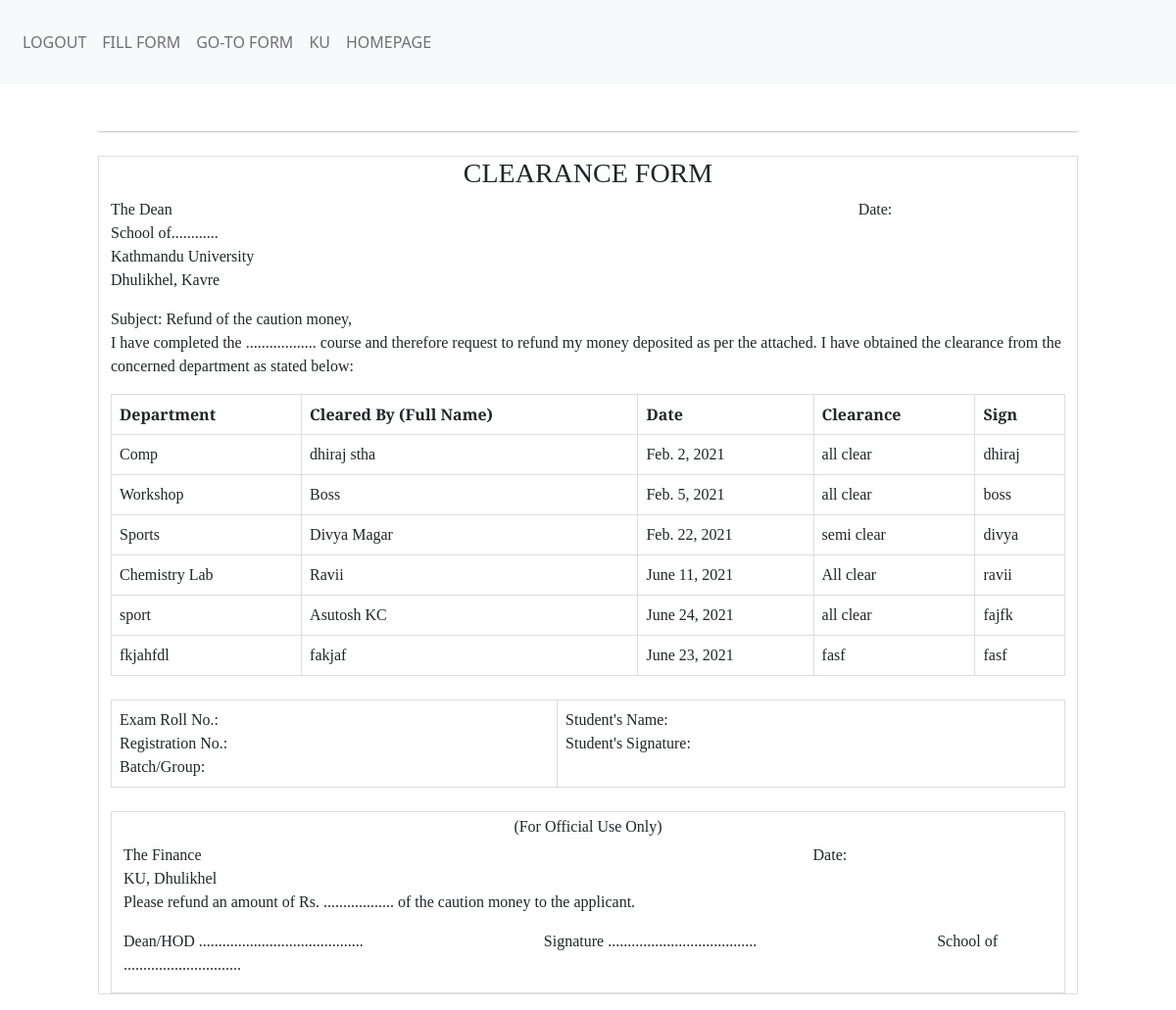
Screenshot of /form/list/ (signed in) with the database file from the repository.
### form/models.py (models this page shows, shortened)
class clearanceModel(models.Model):
    user = models.ForeignKey(User, on_delete=models.CASCADE)
    department = models.CharField(max_length = 200)
    cleared_by = models.CharField(max_length=200)
    date = models.DateField(("Date"), default=datetime.date.today)
    clearance = models.CharField(max_length=200, choices=CLEARANCE_CHOICES, default='All Clear')
    sign = models.CharField(max_length = 200)

### form/views.py (the view)
# urls.py: path('list/', views.listView, name="list"),
@login_required(login_url='login')
def listView(request):
    log_user = request.user
    clearanceModels = clearanceModel.objects.filter(user=log_user)
    context = {
        'clearanceModels': clearanceModels
    }
    return render(request, 'formList.html', context)

### form/templates/formList.html (shortened to what this page needs)
{% extends 'base.html' %}
    {% block content %}
    <div class='container'>
    <h3>CLEARANCE FORM</h3>
        <p>
            The Dean &emsp; &emsp; &emsp; &emsp; &emsp; &emsp; &emsp; &emsp; &emsp; &emsp; &emsp; &emsp; &emsp; &emsp; &emsp; &emsp; &emsp; &emsp; &emsp; &emsp; &emsp; &emsp; &emsp; &emsp; &emsp; &emsp; &emsp; &emsp; &emsp; &emsp;&emsp; &emsp; &emsp; &emsp; &emsp;  Date:<br>
            School of............<br>
            Kathmandu University<br>
            Dhulikhel, Kavre
        </p>
        <p>
            Subject: Refund of the caution money,<br>
            I have completed the .................. course and therefore request to refund my money deposited as per the attached. I have obtained the clearance from the concerned department as stated below:
        </p>
            <table class='table1'>
                <tr>
                    <th>Department</th>
                    <th>Cleared By (Full Name)</th>
                    <th>Date</th>
                    <th>Clearance</th>
                    <th>Sign</th>
                </tr>
                {% for instance in clearanceModels %}
                    <tr>
                        <td>{{instance.department}}</td>
                        <td>{{instance.cleared_by}}</td>
                        <td>{{instance.date}}</td>
                        <td>{{instance.clearance}}</td>
                        <td>{{instance.sign}}</td>
                    </tr>
                {% endfor %}
            </table><br>
        <table class='table2'>
            <tr>
                <td>
                    Exam Roll No.:<br>
                    Registration No.:<br>
                    Batch/Group:
                </td>
                <td>
                    Student's Name:<br>
                    Student's Signature:<br>
                </td>
            </tr>
        </table>
        <br>
        <div class='container'>
            <h6>(For Official Use Only)</h6>
            <p>
                The Finance &emsp; &emsp; &emsp; &emsp; &emsp; &emsp; &emsp; &emsp; &emsp; &emsp; &emsp; &emsp; &emsp; &emsp; &emsp; &emsp; &emsp; &emsp; &emsp; &emsp; &emsp; &emsp; &emsp; &emsp; &emsp; &emsp; &emsp; &emsp; &emsp; &emsp; &emsp;  Date:<br>
                KU, Dhulikhel<br>
                Please refund an amount of Rs. .................. of the caution money to the applicant.<br>
            </p>
            <p>
                Dean/HOD ..........................................  &emsp; &emsp; &emsp; &emsp; &emsp; &emsp; &emsp; &emsp; &emsp;  Signature ...................................... &emsp; &emsp; &emsp; &emsp; &emsp; &emsp; &emsp; &emsp; &emsp;  School of ..............................
            </p>
        </div>
    </div>
    {% endblock %}

### form/templates/base.html (shortened to what this page needs)
{% load static %}
<!DOCTYPE html>
<html lang="en">
<head>
    <link href="https://cdn.jsdelivr.net/npm/bootstrap@5.0.1/dist/css/bootstrap.min.css" rel="stylesheet">
    <link rel="stylesheet" href="{% static 'css/style.css' %}">
<body>
    <div>
        <nav class="navbar navbar-expand-lg navbar-light bg-light">
            <div class="collapse navbar-collapse" id="navbarText">
            <ul class="navbar-nav mr-auto">
                {% if user.is_authenticated %}
                <li class="nav-item">
                    <a class="nav-link" href="{% url 'logout' %}">LOGOUT</a>
                </li>
                <li class="nav-item">
                    <a class="nav-link" href="{% url 'form' %}">FILL FORM</a>
                </li>
                <li class="nav-item">
                    <a class="nav-link" href="{% url 'list' %}">GO-TO FORM</a>
                </li>
                <li class='nav-item'>
                    <a class="nav-link" href="https://ku.edu.np/">KU</a>
                </li>
                <li class='nav-item'>
                    <a class="nav-link" href="{% url 'home' %}">HOMEPAGE</a>
                </li>
                {% else %}
                <li class="nav-item">
                <a class="nav-link" href="{% url 'login' %}">Login</a>
                </li>
                {% endif %}
            </ul>
            </div>
        </nav>
        <div class="col-md-10 offset-md-1 mt-5">
            <div class="jumbotron">
                <hr class="my-4">
                {% block content %}
                {% endblock content %}
            </div>
        </div>
    </div>
</body>
</html>

### form/static/css/style.css (style rules this page uses)
table.table1 { font-family: 'EB Garamond', serif; border-collapse: collapse; width: 100%; }
td, th { border: 1px solid #dddddd; text-align: left; padding: 8px; }
p { font-family: 'EB Garamond', serif; padding: 0px; }
table.table2 { font-family: 'EB Garamond', serif; border-collapse: collapse; width: 100%; }
.container { border: 1px solid #dddddd; }
h6 { padding-top: 5px; text-align: center; font-family: 'EB Garamond', serif; }
h3 { text-align: center; font-family: 'EB Garamond', serif; }
.navbar-nav { padding: 15px; }

### rows the page displays
clearanceModel: department "Comp", cleared_by "dhiraj stha", date "Feb. 2, 2021", clearance "all clear", sign "dhiraj"
clearanceModel: department "Workshop", cleared_by "Boss", date "Feb. 5, 2021", clearance "all clear", sign "boss"
clearanceModel: department "Sports", cleared_by "Divya Magar", date "Feb. 22, 2021", clearance "semi clear", sign "divya"
clearanceModel: department "Chemistry Lab", cleared_by "Ravii", date "June 11, 2021", clearance "All clear", sign "ravii"
clearanceModel: department "sport", cleared_by "Asutosh KC", date "June 24, 2021", clearance "all clear", sign "fajfk"
clearanceModel: department "fkjahfdl", cleared_by "fakjaf", date "June 23, 2021", clearance "fasf", sign "fasf"
